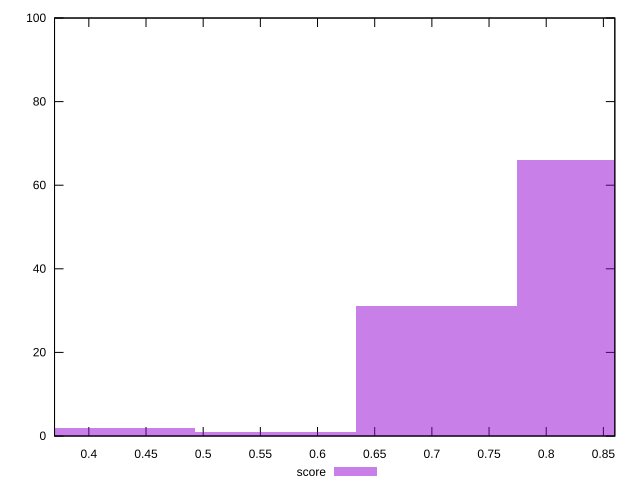

This chart was generated by the following gnuplot code:
reset

$score <<EOF
0.8452185828987784 66
0.7043488190823154 31
0.5634790552658523 1
0.4226092914493892 2
EOF

set key outside below
set boxwidth 0.14086976381646307
set xrange [0.37:0.86]
set yrange [0:100]
set trange [0:100]
set style fill transparent solid 0.5 noborder
set terminal svg size 640, 490 enhanced background rgb 'white'
set output "reports/report_00027_2021-02-24T12-40-31.850Z/first-contentful-paint/samples/astro/score/histogram.svg"

plot $score title "score" with boxes

reset
